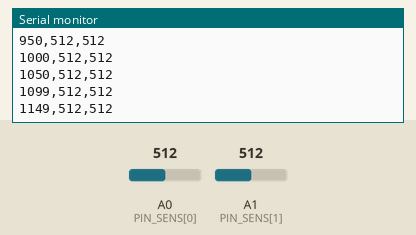
Bench run of a sketch on a simulated Arduino Uno, built with avr-gcc and run on an emulated ATmega328P. On the bench: the last lines printed to the serial monitor. The inputs (shaded band) are chosen by the test bench; at power-on: A0 (PIN_SENS[0]) = 512, A1 (PIN_SENS[1]) = 512.

Above: at 1.2 s.
1.3 s: A0 (PIN_SENS[0]) set to 716
At 1.32 s:
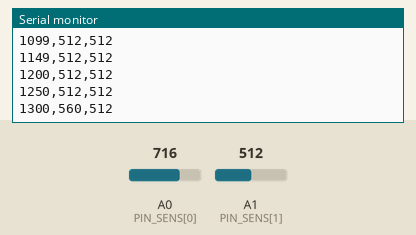
2.8 s: A1 (PIN_SENS[1]) set to 716
At 2.82 s:
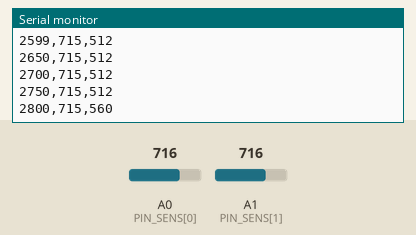
4.3 s: A0 (PIN_SENS[0]) set to 900
At 4.32 s:
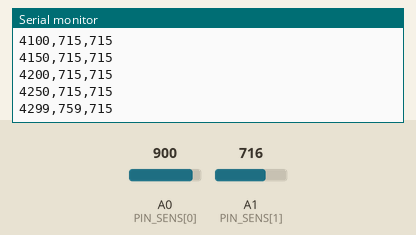
5.8 s: A1 (PIN_SENS[1]) set to 900
At 5.82 s:
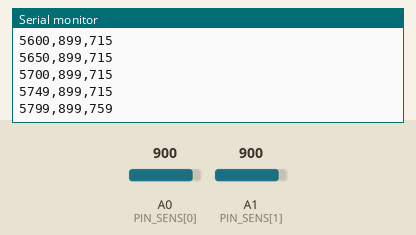
Timing chart, 0 to 8.3 s (numbered marks = the images above; inputs shaded):
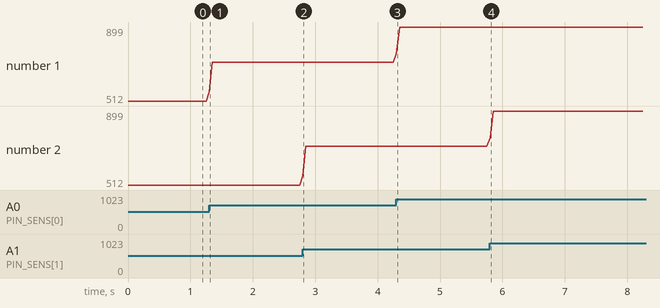

The sketch:

sketch_jun3a_Test_Hall_2.ino
```cpp
/*
  DRV5053 dual-channel – smoothed output
  • Sensors wired to A0 and A1
  • Internal sample rate: 1 kHz (1 ms cadence)
  • Console update rate: 20 Hz (every 50 ms)
*/

const uint8_t  PIN_SENS[2] = {A0, A1};
const uint32_t SAMPLE_US   = 1000;     // 1 kHz internal sampler
const uint32_t PRINT_US    = 50000;    // 20 Hz human-friendly stream
const float    FC_HZ       = 50.0;     // 50 Hz – gentle, visible smoothing

static float alpha;                    // IIR gain
static uint16_t raw[2];
static float    filt[2];

void setup()
{
  Serial.begin(115200);
  while (!Serial) ;                    // native-USB boards only

#if defined(ESP32) || defined(ARDUINO_ARCH_RP2040) || defined(ARDUINO_ARCH_SAMD)
  analogReadResolution(12);            // wider ADC where available
#endif

  /* α = dt / (RCs + dt)   with RCs = 1 / (2π fc) */
  const float dt  = SAMPLE_US / 1e6;               // seconds
  const float RCs = 1.0f / (2.0f * PI * FC_HZ);
  alpha = dt / (RCs + dt);

  for (uint8_t i = 0; i < 2; ++i) {
    raw[i]  = analogRead(PIN_SENS[i]);
    filt[i] = raw[i];                              // prime filter
  }
}

void loop()
{
  static uint32_t tNextSample = micros();
  static uint32_t tNextPrint  = micros();

  /* ---------- fast sampler ---------- */
  if ((int32_t)(micros() - tNextSample) >= 0) {
    tNextSample += SAMPLE_US;
    for (uint8_t i = 0; i < 2; ++i) {
      raw[i]  = analogRead(PIN_SENS[i]);
      filt[i] = filt[i] + alpha * ((float)raw[i] - filt[i]);
    }
  }

  /* ---------- slow console stream ---------- */
  if ((int32_t)(micros() - tNextPrint) >= 0) {
    tNextPrint += PRINT_US;

    /* Format for Arduino Serial Plotter: one line, comma-separated */
    Serial.print(millis());       Serial.print(',');
    Serial.print((int)filt[0]);   Serial.print(',');
    Serial.println((int)filt[1]);
  }
}
```

Measured:
- after the input at 1.3 s, the serial monitor: prints a new line at once (image 1)
- plotted number 1: 512 → 715 after the input at 1.3 s
